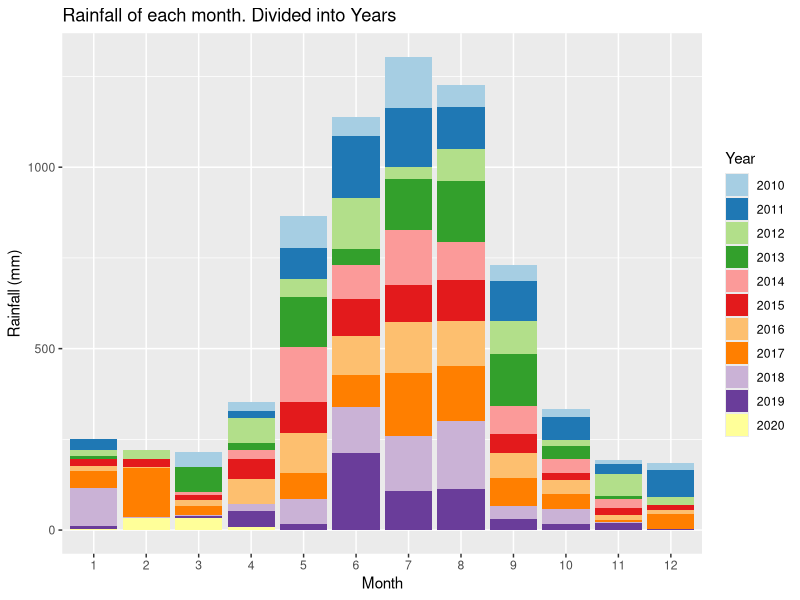
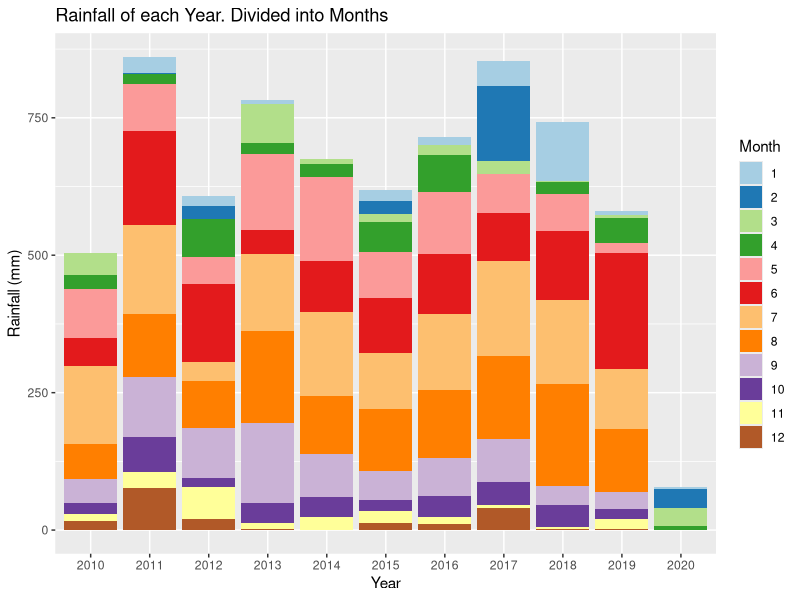
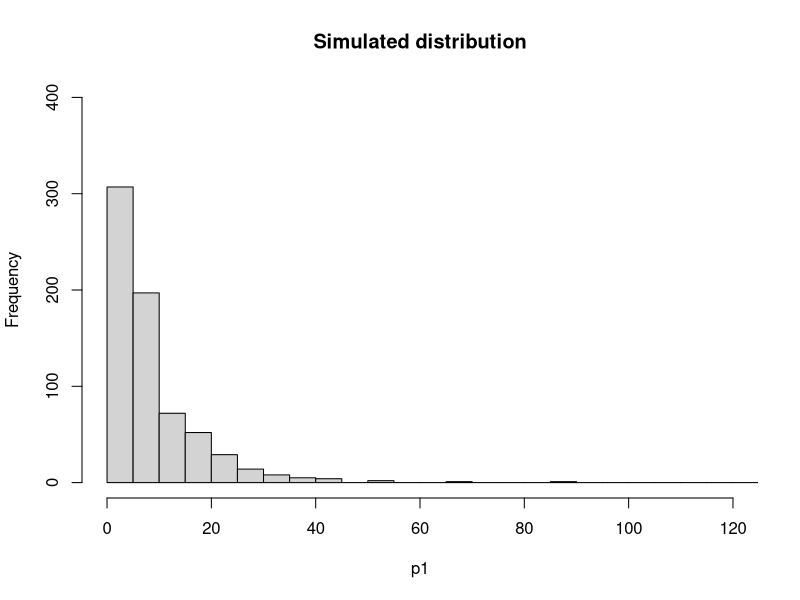
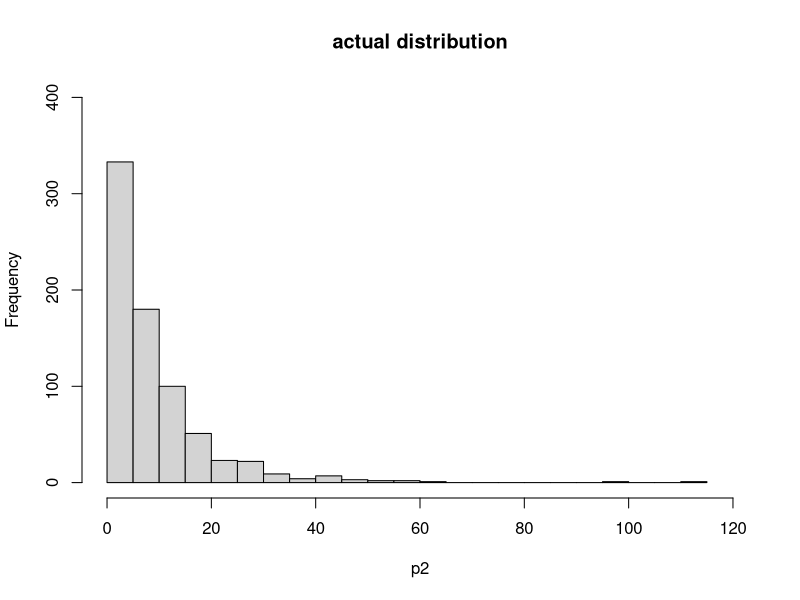
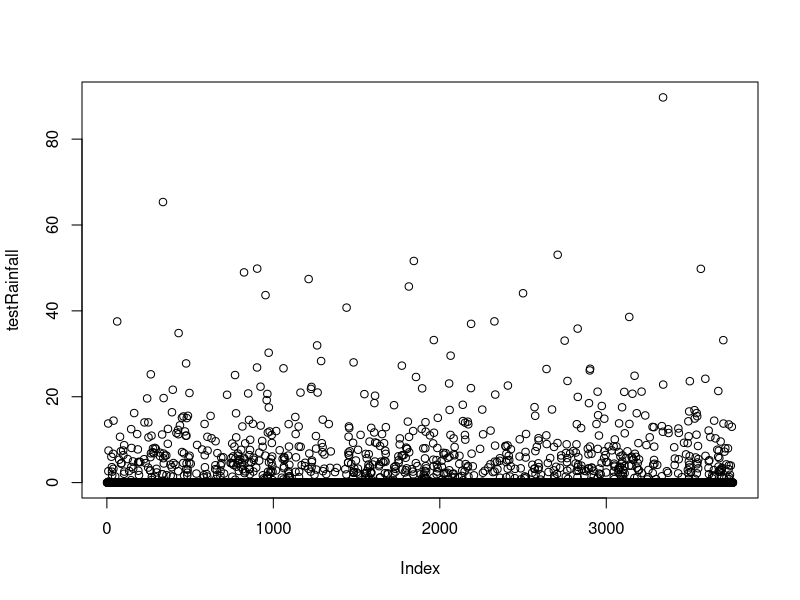
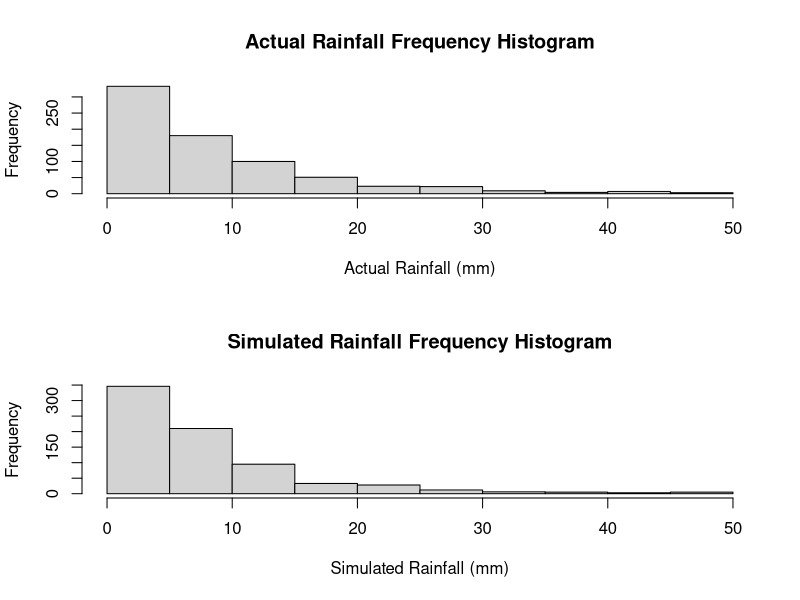
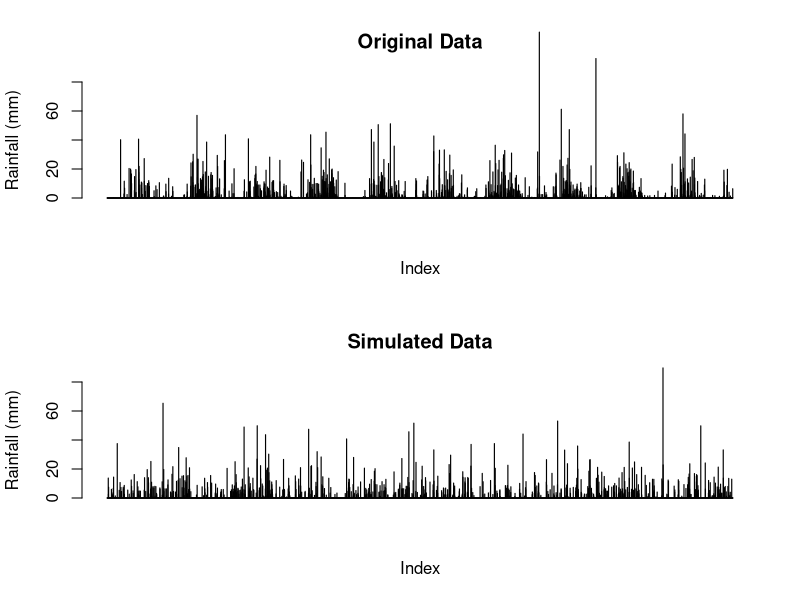
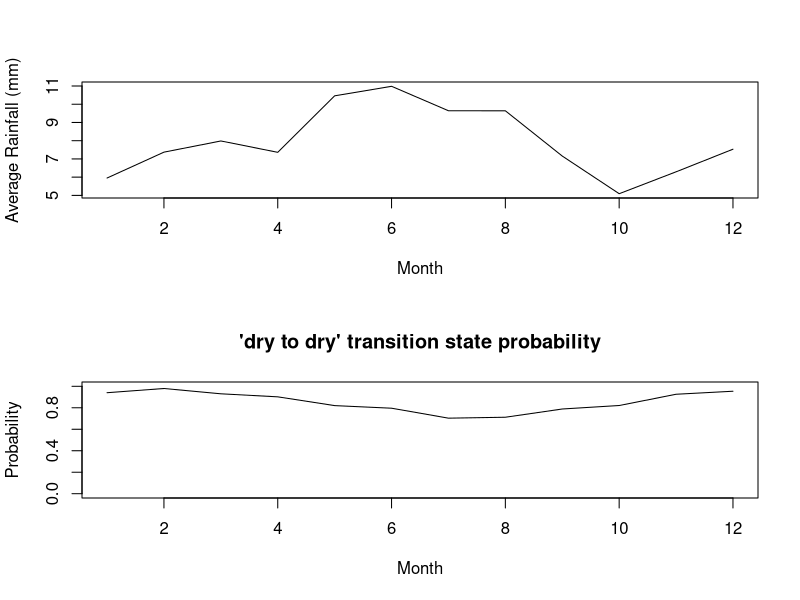

Reproduce these figures in R, in order.
## ---- chunk 1
knitr::opts_chunk$set(echo = TRUE)
## ---- chunk 2
# Reading in the data from the csv file
data <-  read.csv("IDCJAC0009_009225_1800_Data.csv")
weather_data <- data
weather_data <- weather_data[which(is.na(weather_data$Rainfall.amount..millimetres.) == FALSE),] # Excludes rows with no rainfall record made 
## ---- chunk 3
weather_data$date <- do.call(paste, c(weather_data[c("Day", "Month", "Year")], sep = "-")) # Creating a column that contains the date for easy indentification
## ---- chunk 4
# Function to categorise day as either 'wet' or 'dry' for the Markov Chain functions
state <- function(x){
  stateList <- c()
  for(ii in 1:length(x)){
    if(x[ii] < 1){
      stateList <- c(stateList, "dry")
    }
    if(x[ii] >= 1){
      stateList <- c(stateList, "wet")
    }
  }
  return(stateList)
}
weather_data$state <- state(weather_data$Rainfall.amount..millimetres.)
## ---- chunk 5
# Function establishing Markov Chain transition state. Establishing the relationship between the rainfall of a given day and the day before it.
transitionState <- function(x){
  transitionStateList <- c('') # Can't find transition state of first observation.
  for(i in 2:length(x)){
    if(x[i] == "dry"){
      if (x[i-1] == "dry"){
        transitionStateList <- c(transitionStateList, "DryToDry")
      }
      else {
        transitionStateList <- c(transitionStateList, "WetToDry")
      }
    }
    if(x[i] == "wet"){
      if (x[i-1] == "dry"){
        transitionStateList <- c(transitionStateList, "DryToWet")
      }
      else {
        transitionStateList <- c(transitionStateList, "WetToWet")
      }
    }
  }
  return(transitionStateList)
}
weather_data$transitionState <- transitionState(weather_data$state)
## ---- chunk 6
train_data <- subset(weather_data, Year >= 2010) # Only look at the most recent, relevant data.
library(ggplot2)
library(RColorBrewer)

# Explorative plots investigating the distribution of rainfall across months and years

# Plotting the rainfall data (grouped by years and months)
# Distribution of rainfall by month (segmented by year)
ggplot(train_data, aes(x = factor(Month), y = Rainfall.amount..millimetres., fill = factor(Year))) + 
  geom_bar(stat = "identity") + 
  scale_fill_brewer(palette = "Paired") + 
  xlab("Month")+
  ylab("Rainfall (mm)")+
  labs(fill = "Year")+
  ggtitle("Rainfall of each month. Divided into Years")
# There does appear to be a rough distribution of rainfall by month. Most years May, June, July, August, and September (month 5-9) have the most rain. There are outliers

ggplot(train_data, aes(x = factor(Year), y = Rainfall.amount..millimetres., fill = factor(Month))) + 
  geom_bar(stat = "identity") + 
  scale_fill_brewer(palette = "Paired") + 
  xlab("Year")+
  ylab("Rainfall (mm)")+
  labs(fill = "Month")+
  ggtitle("Rainfall of each Year. Divided into Months")
# There does not appear to be any obvious pattern in the rainfall across the 10 years (note. 2020 only contains 4 months of data, hence the low rainfall). The average looks to be around 650-700 mm. 
## ---- chunk 7
table(train_data$Month, train_data$Year) # only four months of data in 2020
## ---- chunk 8
#Calculating transition state probabilities, in general (no respect to month or season)
weatherTable <- table(train_data$transitionState)

probWetToWet = weatherTable['WetToWet'] / (weatherTable['WetToWet'] + weatherTable['WetToDry'])
probWetToWet

probDryToDry = weatherTable['DryToDry'] / (weatherTable['DryToDry'] + weatherTable['DryToWet'])
probDryToDry
## ---- chunk 9
#Basic generator (No seasonal variation)

currentState = "dry" # Years start with very little rain, so more likely to start dry

#calculated above
generateRainfallBasic <- function(genLength){
  rainAmountList <- c()
  for (i3 in 1:genLength){
    if (currentState == "dry"){
      if (runif(1) < probDryToDry){
        currentState = "dry"
      }
      else{
        currentState = "wet"
      }
    }
    else if (currentState == "wet"){
      if (runif(1) < probWetToWet){
        currentState = "wet"
      }
      else{
        currentState = "dry"
      }
    }
                                      #generating amount of rainfall if state is wet, else 0
    if (currentState == "wet"){
      rainAmount <- 5*exp(rnorm(1))
      rainAmountList <- c(rainAmountList, rainAmount)
    }
    else{
      rainAmountList <- c(rainAmountList, 0)
    }
  }
  return(rainAmountList)
}
## ---- chunk 10
#comparing log-normal against actual data, veeerryyyy close fit, will use log-normal for rainfall sim
p1 <- 5*exp(rnorm(732))
p1 <- p1[p1>1]
hist(p1, breaks = 30, xlim = c(0,120), ylim = c(0,400), main = "Simulated distribution")

p2 <- train_data$Rainfall.amount..millimetres.[train_data$Rainfall.amount..millimetres.>1]
hist(p2, breaks = 30, xlim = c(0,120), ylim = c(0,400), main = "actual distribution")

## ---- chunk 11
#Basic generator tests
testRainfall = generateRainfallBasic(3761)
plot(testRainfall)

par(mfrow=c(2,1))
hist(train_data$Rainfall.amount..millimetres.[train_data$Rainfall.amount..millimetres.>1 & train_data$Rainfall.amount..millimetres.<50], xlab = "Actual Rainfall (mm)", main = "Actual Rainfall Frequency Histogram")
hist(testRainfall[testRainfall > 1 & testRainfall <50], xlab = "Simulated Rainfall (mm)", main = "Simulated Rainfall Frequency Histogram")

par(mfrow=c(2,1))
barplot(train_data$Rainfall.amount..millimetres., ylim = c(0,80), main = "Original Data", ylab = "Rainfall (mm)", xlab = "Index")
barplot(testRainfall, ylim = c(0,80), main = "Simulated Data", ylab = "Rainfall (mm)", xlab = "Index")
## ---- chunk 12
#Calculates the transition probabilities for each month
transitonStatesMonthsFrame <- data.frame(list(rep(0, 12), list(rep(0, 12), list(rep(0, 12), list(rep(0, 12)))))) #Initialises 12x4 frame filled with zeroes (4 columns for each transition state, 12 rows for each month)
names(transitonStatesMonthsFrame) <- c('DryToDry', 'DryToWet', 'WetToDry', 'WetToWet')

#Makes the dataframe with the count of each transition state with each month
for (i4 in 1:dim(train_data)[1]){
  tempTransitionState <- train_data[i4, 'transitionState']
  tempMonth <- train_data[i4, 'Month'] 
  transitonStatesMonthsFrame[tempMonth, tempTransitionState] <- transitonStatesMonthsFrame[tempMonth, tempTransitionState]+1 # increase count of tempTransitionState for month tempMonth by 1
}
## ---- chunk 13
#Calculates the transition state probabilities for each month in the data frame
probTransitonStatesMonthsFrame <- transitonStatesMonthsFrame
for (i in 1:dim(transitonStatesMonthsFrame)[1]){
  
  probTransitonStatesMonthsFrame[i, 'DryToDry'] <- transitonStatesMonthsFrame[i, 'DryToDry'] / (transitonStatesMonthsFrame[i, 'DryToDry'] + transitonStatesMonthsFrame[i, 'DryToWet'])
  
  probTransitonStatesMonthsFrame[i, 'DryToWet'] <- transitonStatesMonthsFrame[i, 'DryToWet'] / (transitonStatesMonthsFrame[i, 'DryToDry'] + transitonStatesMonthsFrame[i, 'DryToWet'])
    
  probTransitonStatesMonthsFrame[i, 'WetToDry'] <- transitonStatesMonthsFrame[i, 'WetToDry'] / (transitonStatesMonthsFrame[i, 'WetToDry'] + transitonStatesMonthsFrame[i, 'WetToWet'])
    
  probTransitonStatesMonthsFrame[i, 'WetToWet'] <- transitonStatesMonthsFrame[i, 'WetToWet'] / (transitonStatesMonthsFrame[i, 'WetToDry'] + transitonStatesMonthsFrame[i, 'WetToWet'])
}
## ---- chunk 14
#testing average rainfall when its rains in each month, and for wettowet vs drytowet transitions.
test_w2w <- train_data$Rainfall.amount..millimetres.[train_data$transitionState == "WetToWet"]
test_d2w <- train_data$Rainfall.amount..millimetres.[train_data$transitionState == "DryToWet"]
mean(test_w2w)
mean(test_d2w)
wilcox.test(test_d2w, test_w2w)
#since resulting wilcox test p-value is 0.85, we conclude that theres no difference in rainfall depending on the transition state, and do not need to include it in our model.

test_rainfallPerMonth <- train_data[train_data$state == "wet",c(4,6)]
kruskal.test(Rainfall.amount..millimetres. ~ Month, data = test_rainfallPerMonth)
#p-val = 0.00016, therefore difference between average rainfall for each month

## ---- chunk 15
#calculating the mean rainfall when it rains for each month, to change how much it rains according to the generator later on. Limited to less than 60 mls as the dataset is not large enough for large rainfall amounts (such as 114ml in feburary) to not throw the mean off.
rainMonthData <- c()
for (i in 1:12){
  temp<- train_data$Rainfall.amount..millimetres.[train_data$state == "wet" & train_data$Month == i & train_data$Rainfall.amount..millimetres. < 60]
  rainMonthData <- c(rainMonthData, list(temp))
  rm(temp)
}

rainfallAvgMonth <- sapply(rainMonthData, mean)

## ---- chunk 16
plot(c(1:12), rainfallAvgMonth, type = "l", xlab = "Month", ylab = "Average Rainfall (mm)")
## ---- chunk 17
#How the transition state probabilities vary for each month
plot(probTransitonStatesMonthsFrame$DryToDry, ylim = c(0,1), xlab = "Month", main = "'dry to dry' transition state probability", type = 'l', ylab = "Probability")
plot(probTransitonStatesMonthsFrame$WetToWet, ylim = c(0,1), xlab = "Month", main = "'wet to wet' transition state probability", type = 'l', ylab = "Probability")
## ---- chunk 18

#weather generator accounting  for seasonal variation of transition states 
#yes this is just a spicy version of basic generator it's mostly the same in fact if i forget to even do this it is the same

#Weather generator accounting  for seasonal variation of transition states or something i hope
#Yes this is just a spicy version of basic generator it's mostly the same in fact if i forget to even do this it is the same


generateRainfallSeasonal <- function(input){
  # input must be weather_data or a subset of weather_data
  currentState = "dry" #can make this into a random choice later
  rainAmountList <- c()
  for (i5 in 1:dim(input)[1]){
    if (currentState == "dry"){
      if (runif(1) < probTransitonStatesMonthsFrame[input[i5, 'Month'], 'DryToDry']){ #now inputs depending on the month of input
        currentState = "dry"
      }
      else{
        currentState = "wet"
      }
    }
    else if (currentState == "wet"){
      if (runif(1) < probTransitonStatesMonthsFrame[input[i5, 'Month'], 'WetToWet']){
        currentState = "wet"
      }
      else{
        currentState = "dry"
      }
    }
                                      #generating amount of rainfall if state is wet, else 0
    if (currentState == "wet"){
      
      #rainAmount <- 5*exp(rnorm(1)) #now log-normal dist, 5 used because is close to mean of weather_data's / the mean of what exp(rnorm(1)) is by default /// Old Version 
      rainAmount <- rainfallAvgMonth[input[i5, 'Month']]*exp(rnorm(1))/1.648 #average of exp(rnorm(1)) is ~1.648, so we divide by that so the average of each month will just be the actual average calculated from rainfallAvgMonth.
      
      rainAmountList <- c(rainAmountList, rainAmount)
    }
    else{
      rainAmountList <- c(rainAmountList, 0)
    }
  }
  return(rainAmountList)
}
## ---- chunk 19
#testing code for seasonal generator
inputSeasonalRainfall <- dplyr::select(train_data, 'Year', 'Month', 'Day') #using existing train data's dates to input to function, instead of putting in just how many to generate

testSeasonalRainfall = generateRainfallSeasonal(inputSeasonalRainfall)
## ---- chunk 20
par(mfrow=c(2,1))
barplot(train_data$Rainfall.amount..millimetres., ylim = c(0,80), main = "Original Data", ylab = "Rainfall (mm)", xlab = "Index")
barplot(testSeasonalRainfall, ylim = c(0,80), main = "Simulated Data - seasonal", ylab = "Rainfall (mm)", xlab = "Index")
## ---- chunk 21
#comparing log-normal against actual data, veery close fit, will use log-normal for rainfall sim
p1 <- 5*exp(rnorm(732))
p1 <- p1[p1>1]
hist(p1, breaks = 30, xlim = c(0,120), ylim = c(0,400), main = "Simulated distribution")

p2 <- train_data$Rainfall.amount..millimetres.[train_data$Rainfall.amount..millimetres.>1]
hist(p2, breaks = 30, xlim = c(0,120), ylim = c(0,400), main = "actual distribution")

## ---- chunk 22
set.seed(100345)

sampID <- sample.int(nrow(train_data), size = 0.5*nrow(train_data), replace = FALSE)
train_data <- train_data[sampID,] # 50% of data for training
test_data <- train_data[-sampID,] # 50% for testing
## ---- chunk 23
#code to calculate transition probabilities for each month (copied from earlier)

transitonStatesMonthsFrame <- data.frame(list(rep(0, 12), list(rep(0, 12), list(rep(0, 12), list(rep(0, 12)))))) #initialising frame by creating 12x4 frame filled with zeroes
names(transitonStatesMonthsFrame) <- c('DryToDry', 'DryToWet', 'WetToDry', 'WetToWet') #name da columns

for (i4 in 1:dim(train_data)[1]){ #making dataframe with count of each transition state for each month
  tempTransitionState <- train_data[i4, 'transitionState']
  tempMonth <- train_data[i4, 'Month']
  transitonStatesMonthsFrame[tempMonth, tempTransitionState] <- transitonStatesMonthsFrame[tempMonth, tempTransitionState]+1
}
## ---- chunk 24
#also copied from earlier
probTransitonStatesMonthsFrame<- transitonStatesMonthsFrame
for (i in 1:dim(transitonStatesMonthsFrame)[1]){ #calculating transition probs for each month in df
  
  probTransitonStatesMonthsFrame[i, 'DryToDry'] <- transitonStatesMonthsFrame[i, 'DryToDry'] / (transitonStatesMonthsFrame[i, 'DryToDry'] + transitonStatesMonthsFrame[i, 'DryToWet'])
  
  probTransitonStatesMonthsFrame[i, 'DryToWet'] <- transitonStatesMonthsFrame[i, 'DryToWet'] / (transitonStatesMonthsFrame[i, 'DryToDry'] + transitonStatesMonthsFrame[i, 'DryToWet'])
    
  probTransitonStatesMonthsFrame[i, 'WetToDry'] <- transitonStatesMonthsFrame[i, 'WetToDry'] / (transitonStatesMonthsFrame[i, 'WetToDry'] + transitonStatesMonthsFrame[i, 'WetToWet'])
    
  probTransitonStatesMonthsFrame[i, 'WetToWet'] <- transitonStatesMonthsFrame[i, 'WetToWet'] / (transitonStatesMonthsFrame[i, 'WetToDry'] + transitonStatesMonthsFrame[i, 'WetToWet'])
}
## ---- chunk 25
#generate test data
testSeasonalRainfall50 = generateRainfallSeasonal(train_data)
## ---- chunk 26
par(mfrow = c(2, 1))

barplot(testSeasonalRainfall50, ylab = "Rainfall (mm)", xlab = "index", main = "Simulated data")
barplot(test_data$Rainfall.amount..millimetres., ylab = "Rainfall (mm)", xlab  = "index", main = "Actual data")
## ---- chunk 27
train_data <- subset(weather_data, Year >= 2010)
train10_data <- subset(weather_data, Year >= 2009 & Year < 2019)
data_2019 <- subset(weather_data, Year == 2019)
## ---- chunk 28
#code to calculate transition probabilities for each month (copied from earlier)

transitonStatesMonthsFrame <- data.frame(list(rep(0, 12), list(rep(0, 12), list(rep(0, 12), list(rep(0, 12)))))) #initialising frame by creating 12x4 frame filled with zeroes
names(transitonStatesMonthsFrame) <- c('DryToDry', 'DryToWet', 'WetToDry', 'WetToWet') #name da columns

for (i4 in 1:dim(train10_data)[1]){ #making dataframe with count of each transition state for each month
  tempTransitionState <- train10_data[i4, 'transitionState']
  tempMonth <- train10_data[i4, 'Month']
  transitonStatesMonthsFrame[tempMonth, tempTransitionState] <- transitonStatesMonthsFrame[tempMonth, tempTransitionState]+1
}
## ---- chunk 29
#also copied from earlier
probTransitonStatesMonthsFrame<- transitonStatesMonthsFrame
for (i in 1:dim(transitonStatesMonthsFrame)[1]){ #calculating transition probs for each month in df
  
  probTransitonStatesMonthsFrame[i, 'DryToDry'] <- transitonStatesMonthsFrame[i, 'DryToDry'] / (transitonStatesMonthsFrame[i, 'DryToDry'] + transitonStatesMonthsFrame[i, 'DryToWet'])
  
  probTransitonStatesMonthsFrame[i, 'DryToWet'] <- transitonStatesMonthsFrame[i, 'DryToWet'] / (transitonStatesMonthsFrame[i, 'DryToDry'] + transitonStatesMonthsFrame[i, 'DryToWet'])
    
  probTransitonStatesMonthsFrame[i, 'WetToDry'] <- transitonStatesMonthsFrame[i, 'WetToDry'] / (transitonStatesMonthsFrame[i, 'WetToDry'] + transitonStatesMonthsFrame[i, 'WetToWet'])
    
  probTransitonStatesMonthsFrame[i, 'WetToWet'] <- transitonStatesMonthsFrame[i, 'WetToWet'] / (transitonStatesMonthsFrame[i, 'WetToDry'] + transitonStatesMonthsFrame[i, 'WetToWet'])
}
## ---- chunk 30
set.seed(10346)

# using month probabilites generate one years worth of data 
monthList <- subset(weather_data, Year == 2011) # a year that isn't a leap year to get the month list, as generation algorithm only requires months
monthList <- monthList['Month']
testSeasonalRainfall10 <- generateRainfallSeasonal(monthList)
## ---- chunk 31
#compare generated year against 2019
par(mfrow = c(2,1))
barplot(testSeasonalRainfall10, xlab = "Index", ylab = "Rainfall (mm)", main = "Simulated Rainfall")
barplot(data_2019$Rainfall.amount..millimetres., xlab = "Index", ylab = "Rainfall (mm)", main = "2019 Rainfall")
## ---- chunk 32
# check other years for comparison
par(mfrow = c(3,2))
barplot(testSeasonalRainfall10, xlab = "Index", ylab = "Rainfall (mm)", main = "Simulated Rainfall")
year <- subset(weather_data, Year == 2015)
barplot(year$Rainfall.amount..millimetres., xlab = "Index", ylab = "Rainfall (mm)", main = "2015 Rainfall")
year <- subset(weather_data, Year == 2008)
barplot(year$Rainfall.amount..millimetres., xlab = "Index", ylab = "Rainfall (mm)", main = "2008 Rainfall")
year <- subset(weather_data, Year == 2015)
barplot(year$Rainfall.amount..millimetres., xlab = "Index", ylab = "Rainfall (mm)", main = "2017 Rainfall")
year <- subset(weather_data, Year == 2007)
barplot(year$Rainfall.amount..millimetres., xlab = "Index", ylab = "Rainfall (mm)", main = "2007 Rainfall")
year <- subset(weather_data, Year == 2013)
barplot(year$Rainfall.amount..millimetres., xlab = "Index", ylab = "Rainfall (mm)", main = "2013 Rainfall")
rm(year)
## ---- chunk 33
# Creates a graph of difference in rainfall for years, weeks, months, years to see if there are any potential patterns.

# Creates a list of the weekly rainfall
RainfallWeekly <- data.frame("Rainfall (mm)", "Week")
colnames(RainfallWeekly) <- c("Rainfall (mm)", "Week")
RainfallWeekly$`Rainfall (mm)` <- as.numeric(RainfallWeekly$`Rainfall (mm)`)
RainfallWeekly$Week <- as.numeric(RainfallWeekly$Week)
week = 1
weekRain = 0
for(ii in c(1: nrow(weather_data))){
  weekRain = weekRain + weather_data[ii, 6] # rainfall amount for that row
  
  if(ii%%7 == 0){ # every 7th row
    RainfallWeekly[(ii/7), 1] <- weekRain # 1 row of RainfallWeekly created every 7 rows (1 weeks) - inserting rainfall total for that week
    RainfallWeekly[(ii/7), 2] <- week
    week = week + 1
    weekRain = 0 # clear total rainfall to prepare for next week
  }
}
## ---- chunk 34
RainfallWeeklyDiff <- data.frame(c(1:(nrow(RainfallWeekly)-1)), c(1:(nrow(RainfallWeekly)-1))) # data frame with two columns, one less row than RainfallWeekly
colnames(RainfallWeeklyDiff) <- c("Rainfall diff (mm)", "Week")
RainfallWeeklyDiff$`Rainfall diff (mm)` <- diff(RainfallWeekly$`Rainfall (mm)`) # change in weeks
## ---- chunk 35
# plot first 700 weeks first against the difference in rainfall, and then the rainfall per week
par(mfrow = c(4,1))
plot(RainfallWeeklyDiff[c(1:350), 2], RainfallWeeklyDiff[c(1:350), 1], xlab = "week", ylab = "change in rainfall (mm)", cex = 2, type = "b")
plot(RainfallWeekly[c(1:350), 2], RainfallWeekly[c(1:350), 1], xlab = "week", ylab = "rainfall (mm)", type = "l")
plot(RainfallWeeklyDiff[c(351:700), 2], RainfallWeeklyDiff[c(351:700), 1], xlab = "week", ylab = "change in rainfall (mm)", cex = 2, type = "b")
plot(RainfallWeekly[c(351:700), 2], RainfallWeekly[c(351:700), 1], xlab = "week", ylab = "rainfall (mm)", type = "l")

## ---- chunk 36
# plot second 700 weeks first against the difference in rainfall, and then the rainfall per week
par(mfrow = c(4,1))
plot(RainfallWeeklyDiff[c(701:1050), 2], RainfallWeeklyDiff[c(701:1050), 1], xlab = "week", ylab = "change in rainfall (mm)", cex = 2, type = "b")
plot(RainfallWeekly[c(701:1050), 2], RainfallWeekly[c(701:1050), 1], xlab = "week", ylab = "rainfall (mm)", type = "l")
plot(RainfallWeeklyDiff[c(1051:1414), 2], RainfallWeeklyDiff[c(1051:1414), 1], xlab = "week", ylab = "change in rainfall (mm)", cex = 2, type = "b")
plot(RainfallWeekly[c(1051:1414), 2], RainfallWeekly[c(1051:1414), 1], xlab = "week", ylab = "rainfall (mm)", type = "l")
## ---- chunk 37
rainSort_2019 <- data_2019$Rainfall.amount..millimetres.
# qqplot before removing 'dry' days
qqnorm(rainSort_2019, pch = 1, frame = F, main = "Normal Q-Q Plot of Rainfall 2019 (including dry days)")
qqline(rainSort_2019, col = "red", lwd = 2)
rainSort_2019 <- rainSort_2019[which(rainSort_2019 != 0)]
# qqplot after removing 'dry' days
qqnorm(rainSort_2019, pch = 1, frame = F, main = "Normal Q-Q Plot of Rainfall 2019 (excluding dry days)")
qqline(rainSort_2019, col = "red", lwd = 2)
hist(rainSort_2019, breaks = 50)
# data is not normally distributed
rm(rainSort_2019)
## ---- chunk 38
rain2019 <- subset(weather_data, Year == 2019)
length(rain2019$Rainfall.amount..millimetres.)
length(testSeasonalRainfall10)

## ---- chunk 39
# function to return the sum of ranks of difference (w+ and w-) that are part of the Wilcoxon signed rank calculations
returnRanks <- function(simulated, actual){
  diffs <- (simulated - actual)
  diffs <- diffs[diffs != 0]
  posDifs <- which(diffs > 0)
  negDiffs <- which(diffs < 0)
  rank <- rank(abs(diffs))
  rankPosDiff <- sum(rank[posDifs])
  rankNegDiff <- sum(rank[negDiffs]) 
  return(c(rankPosDiff, rankNegDiff))
}

## ---- chunk 40

table(rain2019$Month)
# Since there are two days missing from October and December, we will have to find the days and remove them from our simulated results.
table(rain2019$Day)
# one month is missing a day 5, and another is missing a day 19 (both 11 when should be 12)/
temp <- subset(rain2019, Day == 5)
temp$Month # 5th of October missing
temp <- subset(rain2019, Day == 19)
temp$Month # 19th of December missing
rm(temp)
## ---- chunk 41
# to perform Wilcoxon Signed Rank test must have paired data, so remove those extra dates from testSeasonalRainfall10
# 2019 is a non leap year

which(rain2019$date == "4-10-2019") # find what row the day before 5-10-2019 is
# thereforer 5-10-2019 would be row 278 (277+1)
which(rain2019$date == "18-12-2019") # find what row the day before 5-10-2019 is
# thereforer 5-10-2019 would be row 353 (351+2). Add two as both 5th october and 19th december are missing

simRainfall2019 <- testSeasonalRainfall10[-c(278, 353)] # remove day 278 and day 353 data from testSeasonalRainfall10
## ---- chunk 42
# test of testSeasonalRainfall10 against 2019 rainfall (testSeasonalRainfall10 was simulation of 2019 rainfall)
wilcox.test(rain2019$Rainfall.amount..millimetres., simRainfall2019, paired = T, alternative = "t", conf.int = T, conf.level = 0.95)

# the p-value is 0.04918,indicating that it is likely that there is a significant difference between the simulated data and the actual data. This means that one set of data was consistently and significantly larger than the other

# manual calculation of Wilcoxon signed rank values 

sumRanks <- returnRanks(simRainfall2019, rain2019$Rainfall.amount..millimetres.)
sumRanks[1] # rankPosDiff ( sum of the ranks of the positive differences)
sumRanks[2] # rankNegDiff (sum of the ranks of the negative differrences)

# rankPosDiff (the sum of the ranks of the differences where the simulated data is greater than the actual) is 7414. rankNegDiff (the sum of the ranks of the the differences where the actual is greater than the simulated) is 5147. rankPosDiff is quite a bit larger than rankNegDiff
## ---- chunk 43
# to confirm the results of the first Wilcoson signed rank test, repeat with 3 different sets of simulated rainfall
set.seed(12345)

# using month probabilites generate one years worth of data 
monthList <- subset(weather_data, Year == 2011) # a year that isn't a leap year to get the month list, as generation algorithm only requires months
monthList <- monthList['Month']
testSeasonalRainfall10 <- generateRainfallSeasonal(monthList)
## ---- chunk 44
simRainfall2019 <- testSeasonalRainfall10[-c(278, 353)] # Removing day 278 and day 353 data from testSeasonalRainfall10 because we are missing data.

wilcox.test(rain2019$Rainfall.amount..millimetres., simRainfall2019, paired = T, alternative = "t", conf.int = T, conf.level = 0.95)

# The p-value is 0.1981, indiciating that there is not a significant difference between the simulated data and the actual data

# manual calculation of Wilcoxon signed rank values 
sumRanks <- returnRanks(simRainfall2019, rain2019$Rainfall.amount..millimetres.)
sumRanks[1] # rankPosDiff ( sum of the ranks of the positive differences)
sumRanks[2] # rankNegDiff (sum of the ranks of the negative differrences)

## ---- chunk 45
set.seed(347876)

# using month probabilites generate one years worth of data 
monthList <- subset(weather_data, Year == 2011) # a year that isn't a leap year to get the month list, as generation algorithm only requires months
monthList <- monthList['Month']
testSeasonalRainfall10 <- generateRainfallSeasonal(monthList)

simRainfall2019 <- testSeasonalRainfall10[-c(278, 353)] # remove day 278 and day 353 data from testSeasonalRainfall10

wilcox.test(rain2019$Rainfall.amount..millimetres., simRainfall2019, paired = T, alternative = "t", conf.int = T, conf.level = 0.95)

# manual calculation of Wilcoxon signed rank values 
sumRanks <- returnRanks(simRainfall2019, rain2019$Rainfall.amount..millimetres.)
sumRanks[1] # rankPosDiff ( sum of the ranks of the positive differences)
sumRanks[2] # rankNegDiff (sum of the ranks of the negative differrences)

## ---- chunk 46
set.seed(3456789)
# using month probabilites generate one years worth of data 
monthList <- subset(weather_data, Year == 2011) # a year that isn't a leap year to get the month list, as generation algorithm only requires months
monthList <- monthList['Month']
testSeasonalRainfall10 <- generateRainfallSeasonal(monthList)

simRainfall2019 <- testSeasonalRainfall10[-c(278, 353)] # remove day 278 and day 353 data from testSeasonalRainfall10

wilcox.test(rain2019$Rainfall.amount..millimetres., simRainfall2019, paired = T, alternative = "t", conf.int = T, conf.level = 0.95)


# manual calculation of Wilcoxon signed rank values 
sumRanks <- returnRanks(simRainfall2019, rain2019$Rainfall.amount..millimetres.)
sumRanks[1] # rankPosDiff ( sum of the ranks of the positive differences)
sumRanks[2] # rankNegDiff (sum of the ranks of the negative differrences)

## ---- chunk 47
# looking at the four total simulations created, there is generally no significant different between the simulated rainfall and the actual rainfall. 
# However looking at rankPosDiff and rankNegDiff calculated for each (the sum of the ranks of the positive and negative differences between the simulated and actual data respectively), the simulated rainfall was consistently larger than the actual data 
# The reason for this is likely because 2019 had a very small amount of rainfall compared to the rest of the years.
sum(train10_data$Rainfall.amount..millimetres.)/10 # /10 to get average of 10 years of rain data
sum(rain2019$Rainfall.amount..millimetres.)
## ---- chunk 48
median(simRainfall2019)
median(rain2019$Rainfall.amount..millimetres.)

# given the number of dry days, it makes sense that the median's would be very similar in the Wilcoxon Signed Rank test
# To perform the Wilcoxon Signed Rank test we remove those dates from testSeasonalRainfall10
# 2019 is a non leap year so February will have 28 days
#October 5th and December 19th are missing, so we remove them
month_result <- which(rain2019$date == "4-10-2019" | rain2019$date=="18-12-2019")
## ---- chunk 49
simRainfall2019 <- testSeasonalRainfall10[-c(month_result[1]+1, month_result[2]+1)] #Removing 4/10/19 and 18/12/19 because these dates are missing from the data.
# Test of testSeasonalRainfall10 against 2019 rainfall (testSeasonalRainfall10 was simulation of 2019 rainfall)
wilcox.test(simRainfall2019, rain2019$Rainfall.amount..millimetres., paired = T, alternative = "t")

# Since the p-value is relatively high, it can be concluded that there is no significant diference between the simulated 2019 data and the actual 2019 data. 
# While the simulation may not be an accurate prediction of 2019 (as seen in the barplots), the simulation was also not logically flawed, as there is not a significant difference between the median of the simulation and the median of the actual.
#Furthermore, a qucik comparison of the medians in the Wilcoxon Signed Rank test shows that (as expected) they are also very similar.
cat("Median of actual and simulated rainfall respectively: ", median(rain2019$Rainfall.amount..millimetres.), median(simRainfall2019))
rm(simRainfall2019)
## ---- chunk 50
# looking at 2013 data (which had a larger than average amount of rain)

rain2013 <- subset(weather_data, Year == 2013)
simRainfall2013 <- generateRainfallSeasonal(monthList)
wilcox.test(simRainfall2013, rain2013$Rainfall.amount..millimetres., paired = T, conf.int = T, conf.level = 0.95)

par(mfrow = c(2,1))
barplot(simRainfall2013, xlab = "Index", ylab = "Rainfall (mm)", main = "Simulated Rainfall")
barplot(rain2013$Rainfall.amount..millimetres., xlab = "Index", ylab = "Rainfall (mm)", main = "2013 Rainfall")

diffs <- (simRainfall2013 - rain2013$Rainfall.amount..millimetres.)
diffs <- diffs[diffs != 0]
posDifs <- which(diffs > 0)
negDiffs <- which(diffs < 0)
rank <- rank(abs(diffs))
rankPosDiff <- sum(rank[posDifs])
rankNegDiff <- sum(rank[negDiffs]) 

rankPosDiff
rankNegDiff

mean(diffs)
